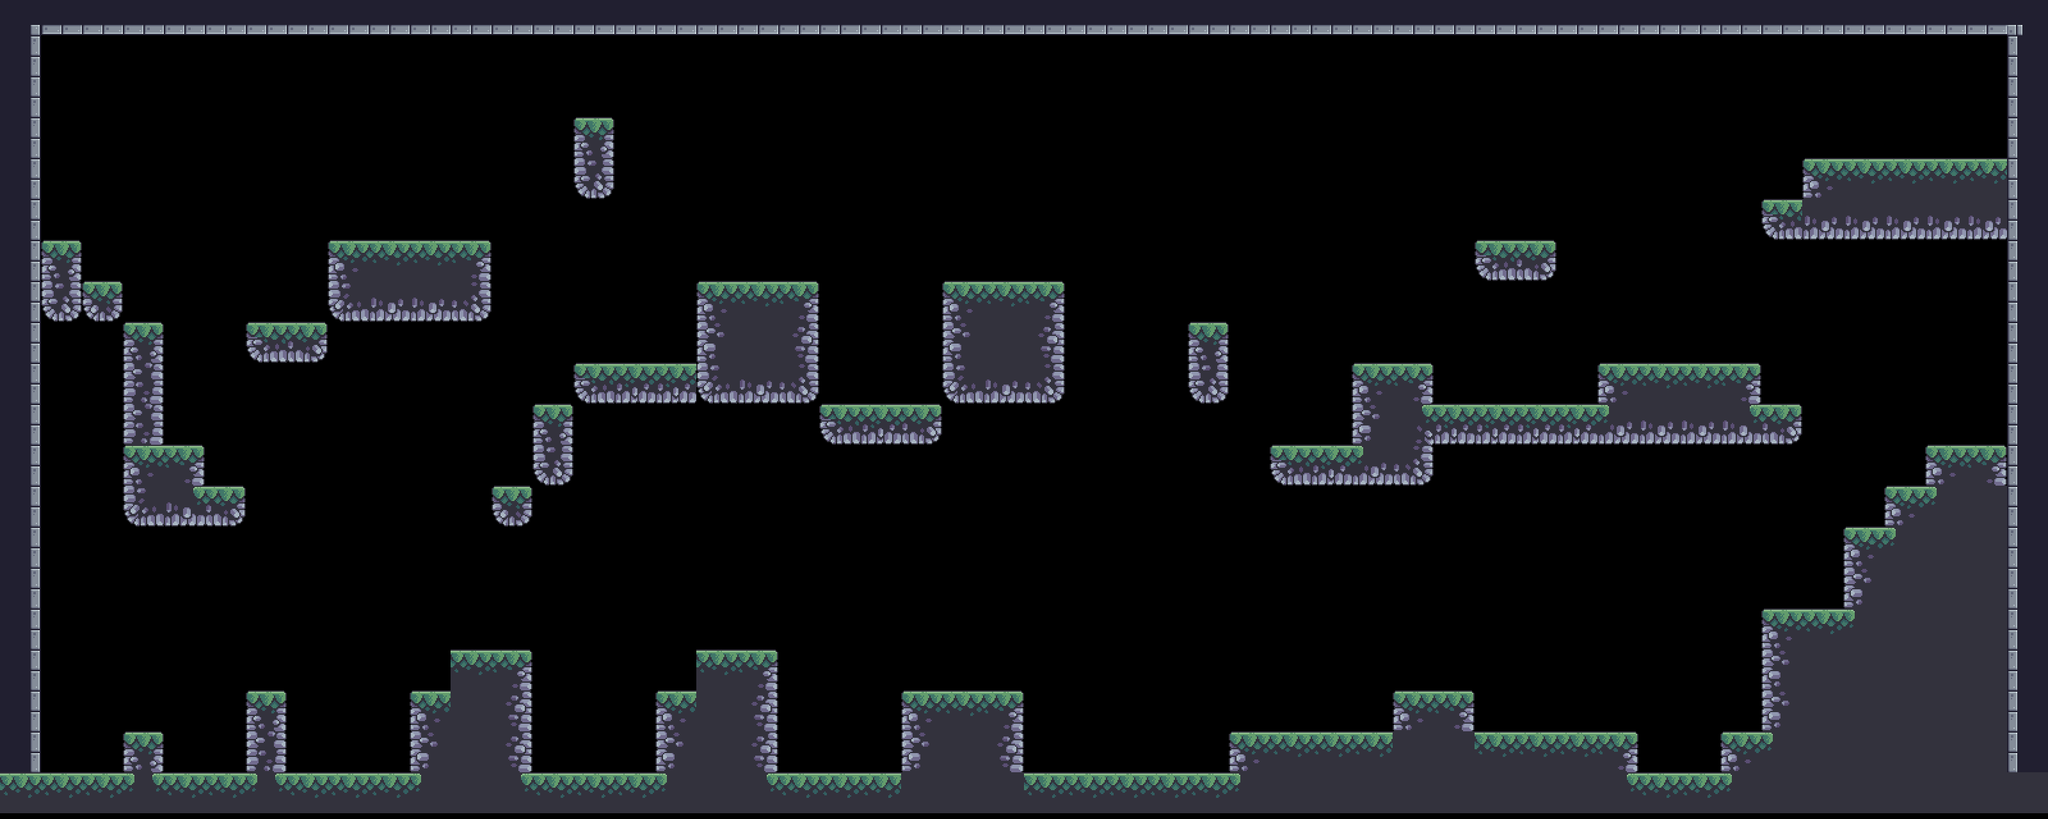

Tiled map render using the project's own tile images. Description and the whole map definition, tile-layer contents included, below:
An orthogonal 50x20 tile map with 64x64 px tiles, 1 tile layer (Terrain), 3 tilesets and 2 objects (player, helicopter).

<map version="1.10" tiledversion="1.11.0" orientation="orthogonal" renderorder="right-down" width="50" height="20" tilewidth="64" tileheight="64" infinite="0" nextlayerid="5" nextobjectid="5">
 <tileset firstgid="1" source="../tilesets/outside.tsx" />
 <tileset firstgid="49" source="../tilesets/objects.tsx" />
 <tileset firstgid="77" source="../tilesets/extra.tsx" />
 <layer id="1" name="Terrain" width="50" height="20" offsetx="0" offsety="-9">
  <data encoding="csv">
80,100,100,100,100,100,100,100,100,100,100,100,100,100,100,100,100,100,100,100,100,100,100,100,100,100,100,100,100,100,100,100,100,100,100,100,100,100,100,100,100,100,100,100,100,100,100,100,100,81,
90,0,0,0,0,0,0,0,0,0,0,0,0,0,0,0,0,0,0,0,0,0,0,0,0,0,0,0,0,0,0,0,0,0,0,0,0,0,0,0,0,0,0,0,0,0,0,0,0,88,
90,0,0,0,0,0,0,0,0,0,0,0,0,0,0,0,0,0,0,0,0,0,0,0,0,0,0,0,0,0,0,0,0,0,0,0,0,0,0,0,0,0,0,0,0,0,0,0,0,88,
90,0,0,0,0,0,0,0,0,0,0,0,0,0,4,0,0,0,0,0,0,0,0,0,0,0,0,0,0,0,0,0,0,0,0,0,0,0,0,0,0,0,0,0,0,0,0,0,0,88,
90,0,0,0,0,0,0,0,0,0,0,0,0,0,28,0,0,0,0,0,0,0,0,0,0,0,0,0,0,0,0,0,0,0,0,0,0,0,0,0,0,0,0,0,1,2,2,2,2,88,
90,0,0,0,0,0,0,0,0,0,0,0,0,0,0,0,0,0,0,0,0,0,0,0,0,0,0,0,0,0,0,0,0,0,0,0,0,0,0,0,0,0,0,37,26,26,26,26,26,88,
90,4,0,0,0,0,0,0,1,2,2,3,0,0,0,0,0,0,0,0,0,0,0,0,0,0,0,0,0,0,0,0,0,0,0,0,37,39,0,0,0,0,0,0,0,0,0,0,0,88,
90,28,40,0,0,0,0,0,25,26,26,27,0,0,0,0,0,1,2,3,0,0,0,1,2,3,0,0,0,0,0,0,0,0,0,0,0,0,0,0,0,0,0,0,0,0,0,0,0,88,
90,0,0,4,0,0,37,39,0,0,0,0,0,0,0,0,0,13,14,15,0,0,0,13,14,15,0,0,0,4,0,0,0,0,0,0,0,0,0,0,0,0,0,0,0,0,0,0,0,88,
90,0,0,16,0,0,0,0,0,0,0,0,0,0,37,38,38,25,26,27,0,0,0,25,26,27,0,0,0,28,0,0,0,1,3,0,0,0,0,1,2,2,3,0,0,0,0,0,0,88,
90,0,0,16,0,0,0,0,0,0,0,0,0,4,0,0,0,0,0,0,37,38,39,0,0,0,0,0,0,0,0,0,0,13,8,38,38,38,38,44,26,26,43,39,0,0,0,0,0,88,
90,0,0,1,3,0,0,0,0,0,0,0,0,28,0,0,0,0,0,0,0,0,0,0,0,0,0,0,0,0,0,37,38,44,27,0,0,0,0,0,0,0,0,0,0,0,0,1,3,88,
90,0,0,25,43,39,0,0,0,0,0,0,40,0,0,0,0,0,0,0,0,0,0,0,0,0,0,0,0,0,0,0,0,0,0,0,0,0,0,0,0,0,0,0,0,0,1,18,14,88,
90,0,0,0,0,0,0,0,0,0,0,0,0,0,0,0,0,0,0,0,0,0,0,0,0,0,0,0,0,0,0,0,0,0,0,0,0,0,0,0,0,0,0,0,0,1,18,14,14,88,
90,0,0,0,0,0,0,0,0,0,0,0,0,0,0,0,0,0,0,0,0,0,0,0,0,0,0,0,0,0,0,0,0,0,0,0,0,0,0,0,0,0,0,0,0,13,14,14,14,88,
90,0,0,0,0,0,0,0,0,0,0,0,0,0,0,0,0,0,0,0,0,0,0,0,0,0,0,0,0,0,0,0,0,0,0,0,0,0,0,0,0,0,0,1,2,18,14,14,14,88,
90,0,0,0,0,0,0,0,0,0,0,2,3,0,0,0,0,2,3,0,0,0,0,0,0,0,0,0,0,0,0,0,0,0,0,0,0,0,0,0,0,0,0,13,14,14,14,14,14,88,
90,0,0,0,0,0,4,0,0,0,1,14,15,0,0,0,1,14,15,0,0,0,1,2,3,0,0,0,0,0,0,0,0,0,1,3,0,0,0,0,0,0,0,13,14,14,14,14,14,88,
90,0,0,4,0,0,16,0,0,0,13,14,15,0,0,0,13,14,15,0,0,0,13,14,15,0,0,0,0,0,1,2,2,2,14,14,2,2,2,3,0,0,1,18,14,14,14,14,14,88,
2,2,2,7,2,2,7,2,2,2,18,14,17,2,2,2,18,14,17,2,2,2,14,14,14,2,2,2,2,2,18,14,14,14,14,14,14,14,14,17,2,2,18,14,14,14,14,14,14,14
</data>
 </layer>
 <objectgroup id="2" name="Objects">
  <object id="1" name="player" gid="56" x="91.0602" y="1149.45" width="74" height="56" />
 </objectgroup>
 <objectgroup id="4" name="Moving Objects">
  <object id="3" name="helicopter" x="1612.78" y="936.09" width="296.992" height="3.7594">
   <properties>
    <property name="flip" type="bool" value="false" />
    <property name="platform" type="bool" value="true" />
    <property name="speed" type="int" value="60" />
   </properties>
  </object>
 </objectgroup>
</map>
